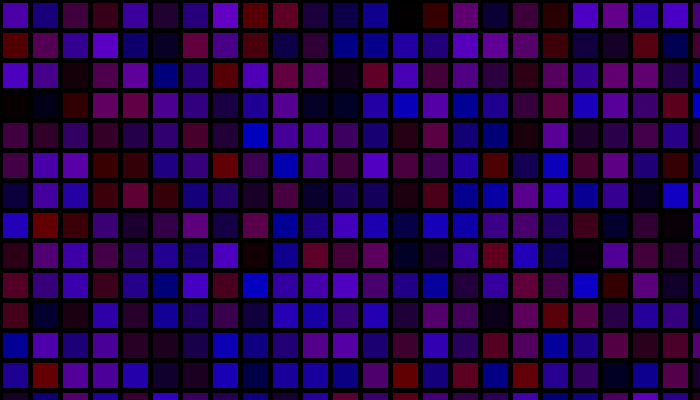
Frame 1 (no input)
Frame 60 (the mouse pressed at the canvas centre just before this capture): identical to frame 1, image omitted
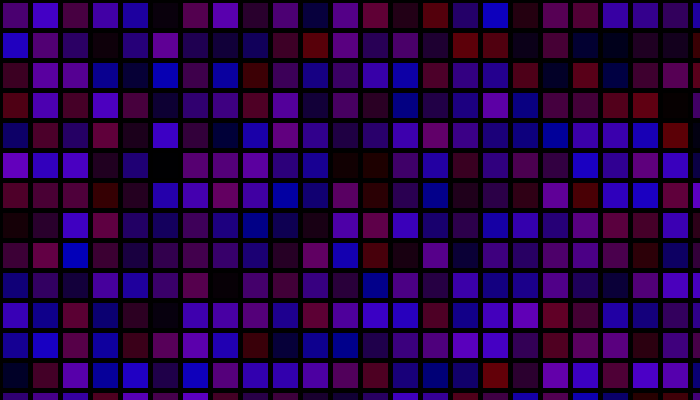
Frame 120 (the mouse held since frame 60 and released just before this capture)

The Processing sketch that drew these frames (run headless with seeded random() and noise(); from frame 60 on, the mouse is pressed at the canvas centre):

// Processing sketch: processing_28398
// ── processing_28398.pde

void setup(){
  size(700,400);
  background(13,250,15);
  strokeWeight(5);
  smooth();
  noFill();

}


void draw(){
  randomSeed(mouseX);
 
  for( int y=0; y < 400; y+= 30){
    for(int x= 0;x< 700; x+= 30){
     
    
      fill(random (100), random (0), random(200));
      ellipseMode(CENTER);
    rect(x,y,30,30);
    
  }
}
}
                
                
